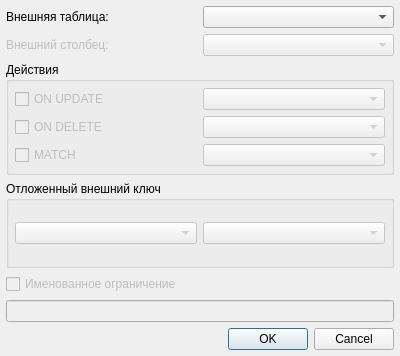
<?xml version="1.0" encoding="UTF-8"?>
<ui version="4.0">
 <class>QueryBuilderForeignKeyDialog</class>
 <widget class="QDialog" name="QueryBuilderForeignKeyDialog">
  <property name="geometry">
   <rect>
    <x>0</x>
    <y>0</y>
    <width>400</width>
    <height>356</height>
   </rect>
  </property>
  <property name="windowTitle">
   <string>Внешний ключ</string>
  </property>
  <layout class="QGridLayout" name="gridLayout_2">
   <property name="leftMargin">
    <number>6</number>
   </property>
   <property name="topMargin">
    <number>6</number>
   </property>
   <property name="rightMargin">
    <number>6</number>
   </property>
   <property name="bottomMargin">
    <number>6</number>
   </property>
   <item row="3" column="0">
    <widget class="QCheckBox" name="chkIsName">
     <property name="enabled">
      <bool>false</bool>
     </property>
     <property name="text">
      <string>Именованное ограничение</string>
     </property>
    </widget>
   </item>
   <item row="5" column="0">
    <widget class="QDialogButtonBox" name="buttonBox">
     <property name="orientation">
      <enum>Qt::Horizontal</enum>
     </property>
     <property name="standardButtons">
      <set>QDialogButtonBox::Cancel|QDialogButtonBox::Ok</set>
     </property>
    </widget>
   </item>
   <item row="4" column="0">
    <widget class="QLineEdit" name="txtIsName">
     <property name="enabled">
      <bool>false</bool>
     </property>
    </widget>
   </item>
   <item row="1" column="0">
    <widget class="QGroupBox" name="groupBox">
     <property name="title">
      <string>Действия</string>
     </property>
     <layout class="QGridLayout" name="gridLayout_3">
      <property name="leftMargin">
       <number>6</number>
      </property>
      <property name="topMargin">
       <number>6</number>
      </property>
      <property name="rightMargin">
       <number>6</number>
      </property>
      <property name="bottomMargin">
       <number>6</number>
      </property>
      <item row="1" column="0">
       <widget class="QCheckBox" name="chkOnDelete">
        <property name="enabled">
         <bool>false</bool>
        </property>
        <property name="text">
         <string>ON DELETE</string>
        </property>
       </widget>
      </item>
      <item row="1" column="1">
       <widget class="QComboBox" name="cmbOnDelete">
        <property name="enabled">
         <bool>false</bool>
        </property>
       </widget>
      </item>
      <item row="0" column="0">
       <widget class="QCheckBox" name="chkOnUpdate">
        <property name="enabled">
         <bool>false</bool>
        </property>
        <property name="text">
         <string>ON UPDATE</string>
        </property>
       </widget>
      </item>
      <item row="0" column="1">
       <widget class="QComboBox" name="cmbOnUpdate">
        <property name="enabled">
         <bool>false</bool>
        </property>
       </widget>
      </item>
      <item row="2" column="0">
       <widget class="QCheckBox" name="chkMatch">
        <property name="enabled">
         <bool>false</bool>
        </property>
        <property name="text">
         <string>MATCH</string>
        </property>
       </widget>
      </item>
      <item row="2" column="1">
       <widget class="QComboBox" name="cmbMatch">
        <property name="enabled">
         <bool>false</bool>
        </property>
       </widget>
      </item>
     </layout>
    </widget>
   </item>
   <item row="0" column="0">
    <layout class="QGridLayout" name="gridLayout">
     <item row="2" column="0">
      <widget class="QLabel" name="lblFields">
       <property name="enabled">
        <bool>false</bool>
       </property>
       <property name="text">
        <string>Внешний столбец:</string>
       </property>
      </widget>
     </item>
     <item row="1" column="1">
      <widget class="QComboBox" name="cmbTables"/>
     </item>
     <item row="1" column="0">
      <widget class="QLabel" name="label">
       <property name="text">
        <string>Внешняя таблица:</string>
       </property>
      </widget>
     </item>
     <item row="2" column="1">
      <widget class="QComboBox" name="cmbFields">
       <property name="enabled">
        <bool>false</bool>
       </property>
      </widget>
     </item>
    </layout>
   </item>
   <item row="2" column="0">
    <widget class="QGroupBox" name="groupBox_2">
     <property name="title">
      <string>Отложенный внешний ключ</string>
     </property>
     <layout class="QGridLayout" name="gridLayout_4">
      <property name="leftMargin">
       <number>6</number>
      </property>
      <property name="topMargin">
       <number>6</number>
      </property>
      <property name="rightMargin">
       <number>6</number>
      </property>
      <property name="bottomMargin">
       <number>6</number>
      </property>
      <item row="0" column="0">
       <widget class="QComboBox" name="cmbDeferable">
        <property name="enabled">
         <bool>false</bool>
        </property>
       </widget>
      </item>
      <item row="0" column="1">
       <widget class="QComboBox" name="cmbDeferred">
        <property name="enabled">
         <bool>false</bool>
        </property>
       </widget>
      </item>
     </layout>
    </widget>
   </item>
  </layout>
 </widget>
 <resources/>
 <connections>
  <connection>
   <sender>buttonBox</sender>
   <signal>accepted()</signal>
   <receiver>QueryBuilderForeignKeyDialog</receiver>
   <slot>accept()</slot>
   <hints>
    <hint type="sourcelabel">
     <x>248</x>
     <y>254</y>
    </hint>
    <hint type="destinationlabel">
     <x>157</x>
     <y>274</y>
    </hint>
   </hints>
  </connection>
  <connection>
   <sender>buttonBox</sender>
   <signal>rejected()</signal>
   <receiver>QueryBuilderForeignKeyDialog</receiver>
   <slot>reject()</slot>
   <hints>
    <hint type="sourcelabel">
     <x>316</x>
     <y>260</y>
    </hint>
    <hint type="destinationlabel">
     <x>286</x>
     <y>274</y>
    </hint>
   </hints>
  </connection>
 </connections>
</ui>
